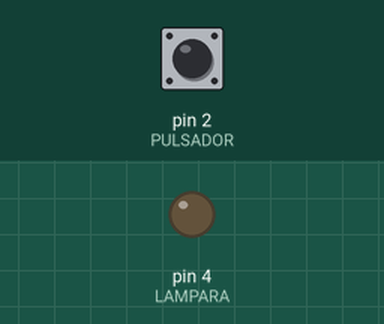
The sketch below on a simulated Arduino Uno, built with avr-gcc and run on an emulated ATmega328P. Shown: output pins drawn as LEDs (lit = HIGH). Inputs (shaded band) come from the test bench; at power-on: pin 2 (PULSADOR) HIGH.

Above: at 1.2 s.
1.3 s: pin 2 (PULSADOR) pulled LOW for 0.15 s
At 2.4 s:
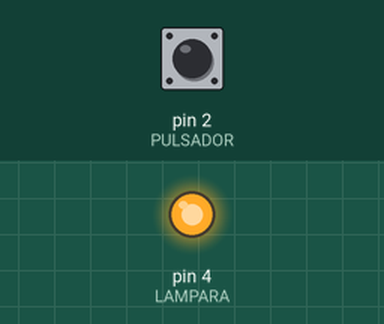
2.9 s: pin 2 (PULSADOR) pulled LOW for 1 s
At 3.7 s:
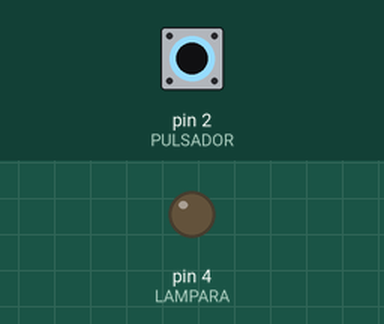
5.4 s: pin 2 (PULSADOR) pulled LOW for 3.2 s
At 6.8 s:
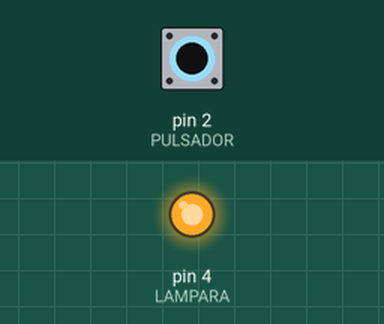
Timing chart, 0 to 8.4 s (numbered marks = the images above; inputs shaded):
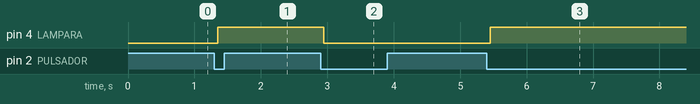

Measured:
- after the input at 1.3 s, pin 4 (LAMPARA): LOW → HIGH after 0.05 s
- after the input at 2.9 s, pin 4 (LAMPARA): HIGH → LOW after 0.05 s
- after the input at 5.4 s, pin 4 (LAMPARA): LOW → HIGH after 0.05 s

The sketch:

PGM-3.ino
```cpp
int PULSADOR = 2;
int LAMPARA = 4;
int ESTADO = LOW;

void setup() {
  pinMode(PULSADOR, INPUT);
  pinMode(LAMPARA, OUTPUT);
}

void loop() {
  if (digitalRead(PULSADOR) == LOW) {
    delay(50);  // Anti-rebote, pequeño delay
    if (digitalRead(PULSADOR) == LOW) {  // Reconfirmamos estado
      ESTADO = digitalRead(LAMPARA);     // Leemos el estado actual de la lámpara
      digitalWrite(LAMPARA, !ESTADO);    // Cambiamos el estado de la lámpara
      while (digitalRead(PULSADOR) == LOW);  // Espera a que se suelte el pulsador
    }
  }
}
```
